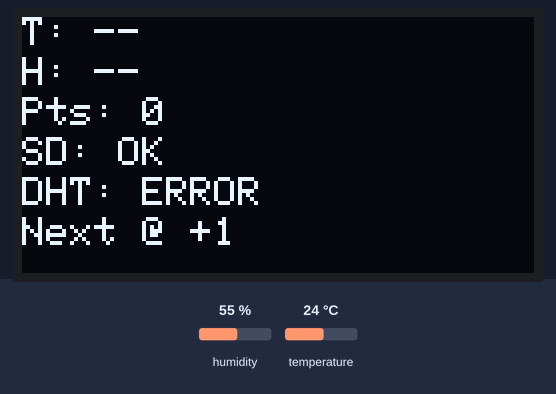
Bench run of a sketch on a simulated Arduino Uno, built with avr-gcc and run on an emulated ATmega328P. Shown: 128×64 one-colour display. The test bench sets the inputs (shaded band); at power-on: humidity 55 %, temperature 24 °C. Storage starts empty; what the sketch prints to the serial monitor is not drawn.

Above: at 0.4 s.
At 60.4 s:
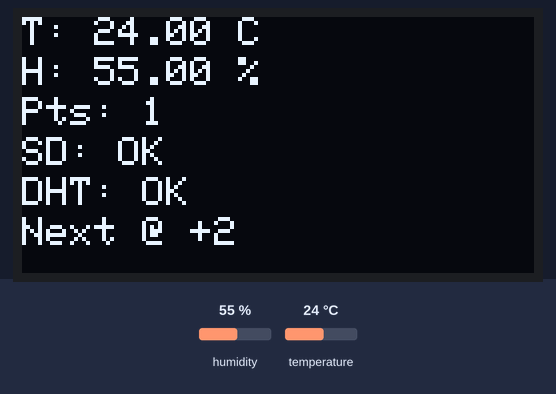
At 120.4 s:
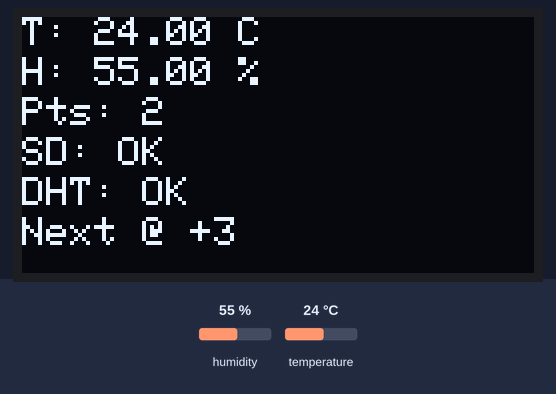

Measured:
- what the display in image 0 shows lasts 60.0 s, from 0.3 s to 60.3 s

The sketch:

environment_logger.ino
```cpp
/*
===============================================================================
  Project: Environment Logger
  Function: Reads temperature and humidity every minute, logs to CSV (env_log.csv),
            displays live readings, total points logged, and error statuses.

  --------------------------
  Connections (Arduino Uno/Nano)
  --------------------------
  DHT22 Sensor:
    - VCC  -> 5V
    - GND  -> GND
    - DATA -> D2
    - (If your DHT22 is a bare sensor, add a 10k pull-up resistor from DATA to 5V)

  microSD Module (SPI):
    - VCC  -> 5V  (ensure the module has level shifting for 5V boards)
    - GND  -> GND
    - CS   -> D10
    - MOSI -> D11
    - MISO -> D12
    - SCK  -> D13

  128x64 I2C OLED (SSD1306, typical addr 0x3C):
    - VCC -> 5V (many OLED breakouts accept 3.3–5V; check your module)
    - GND -> GND
    - SDA -> A4 (I2C SDA on Uno/Nano)
    - SCL -> A5 (I2C SCL on Uno/Nano)

  Notes:
    - If using a different board, use its dedicated SPI pins for SD and SDA/SCL pins for I2C.
    - Format the microSD as FAT16/FAT32.
===============================================================================
*/

#include <SPI.h>
#include <SD.h>
#include <Wire.h>
#include <Adafruit_GFX.h>
#include <Adafruit_SSD1306.h>
#include "DHT.h"

// ------------------------ Configuration ------------------------
#define DHTPIN 2
#define DHTTYPE DHT22

const int SD_CS_PIN = 10;
const unsigned long LOG_INTERVAL_MS = 60000UL; // 1 minute

// OLED configuration
#define SCREEN_WIDTH 128
#define SCREEN_HEIGHT 64
#define OLED_RESET -1
#define OLED_I2C_ADDR 0x3C

// File name (CSV only)
const char* CSV_FILENAME = "env_log.csv";

// ------------------------ Globals ------------------------------
DHT dht(DHTPIN, DHTTYPE);
Adafruit_SSD1306 display(SCREEN_WIDTH, SCREEN_HEIGHT, &Wire, OLED_RESET);

bool sdOK = false;
bool lastDHTOK = false;

unsigned long lastLog = 0;
unsigned long minuteCounter = 0;   // relative timing index, starts at 0, first log -> 1
unsigned long totalPoints = 0;     // number of successfully logged records

float lastTempC = NAN;
float lastHum = NAN;

// ------------------------ Helpers ------------------------------
void splash(const __FlashStringHelper* line1, const __FlashStringHelper* line2 = F(""), const __FlashStringHelper* line3 = F("")) {
  display.clearDisplay();
  display.setTextSize(1);
  display.setTextColor(SSD1306_WHITE);
  display.setCursor(0, 0);
  display.println(line1);
  display.println(line2);
  display.println(line3);
  display.display();
}

void renderDisplay() {
  display.clearDisplay();
  display.setTextSize(1);
  display.setTextColor(SSD1306_WHITE);

  // Row 0-7
  display.setCursor(0, 0);
  display.print(F("T: "));
  if (isnan(lastTempC)) display.print(F("--"));
  else {
    display.print(lastTempC, 2);
    display.print(F(" C"));
  }

  // Row 8-15
  display.setCursor(0, 10);
  display.print(F("H: "));
  if (isnan(lastHum)) display.print(F("--"));
  else {
    display.print(lastHum, 2);
    display.print(F(" %"));
  }

  // Row 16-23
  display.setCursor(0, 20);
  display.print(F("Pts: "));
  display.print(totalPoints);

  // Row 26-33
  display.setCursor(0, 30);
  display.print(F("SD: "));
  display.println(sdOK ? F("OK") : F("ERROR"));

  // Row 36-43
  display.setCursor(0, 40);
  display.print(F("DHT: "));
  display.println(lastDHTOK ? F("OK") : F("ERROR"));

  // Row 46-53
  display.setCursor(0, 50);
  display.print(F("Next @ +"));
  // Show the minute counter + 1 as "next minute index"
  display.print(minuteCounter + 1);

  display.display();
}

bool openForAppend(const char* fname, File &f) {
  f = SD.open(fname, FILE_WRITE);
  return (bool)f;
}

void writeHeaderIfNew(const char* fname, const char* header) {
  if (!SD.exists(fname)) {
    File f = SD.open(fname, FILE_WRITE);
    if (f) {
      f.println(header);
      f.close();
    }
    return;
  }
  File f = SD.open(fname, FILE_WRITE);
  if (!f) return;
  if (f.size() == 0) {
    f.println(header);
  }
  f.close();
}

void tryInitSD() {
  sdOK = SD.begin(SD_CS_PIN);
  if (sdOK) {
    writeHeaderIfNew(CSV_FILENAME, "minute,temperature_c,humidity_pct");
  }
}

bool logCSV(unsigned long minuteIdx, float tC, float h) {
  if (!sdOK) return false;

  File f;
  if (!openForAppend(CSV_FILENAME, f)) {
    sdOK = false; // Mark SD as failed after this attempt
    return false;
  }

  // minute,temperature_c,humidity_pct
  f.print(minuteIdx);
  f.print(',');
  f.print(tC, 2);
  f.print(',');
  f.println(h, 2);
  f.close();
  return true;
}

// ------------------------ Setup & Loop -------------------------
void setup() {
  Serial.begin(9600);
  delay(200);

  // OLED init
  if (!display.begin(SSD1306_SWITCHCAPVCC, OLED_I2C_ADDR)) {
    // If OLED fails to initialize, we still proceed; just no display output
  } else {
    splash(F("Env Logger"), F("DHT22 + SD (CSV)"), F("Initializing..."));
  }

  dht.begin();
  tryInitSD();

  if (!sdOK) {
    Serial.println(F("[ERROR] SD init failed. Check wiring/power/CS pin and SD format."));
    splash(F("Env Logger"), F("SD: ERROR"), F("Check wiring/format"));
  } else {
    Serial.println(F("[OK] SD ready, logging to env_log.csv"));
  }

  lastLog = millis(); // start cadence
  renderDisplay();
}

void loop() {
  // Check if it's time to read/log (every 60s)
  if (millis() - lastLog >= LOG_INTERVAL_MS) {
    lastLog += LOG_INTERVAL_MS; // maintain steady cadence

    // Read sensor
    float h = dht.readHumidity();
    float t = dht.readTemperature(); // Celsius
    if (isnan(h) || isnan(t)) {
      lastDHTOK = false;
      Serial.println(F("[WARN] DHT read failed."));
      // Keep last good values on display but show error
      renderDisplay();
      return;
    }

    lastDHTOK = true;
    lastTempC = t;
    lastHum   = h;

    // Update relative minute counter (1-based in the file)
    minuteCounter++;
    bool writeOK = logCSV(minuteCounter, t, h);

    if (writeOK) {
      totalPoints++;
      Serial.print(F("[OK] Logged minute "));
      Serial.print(minuteCounter);
      Serial.print(F(": "));
      Serial.print(t, 2);
      Serial.print(F(" C, "));
      Serial.print(h, 2);
      Serial.println(F(" %"));
    } else {
      Serial.println(F("[ERROR] Failed to write to CSV. SD marked as ERROR."));
    }

    renderDisplay();
  }

  // You can do other non-blocking tasks here
}
```
